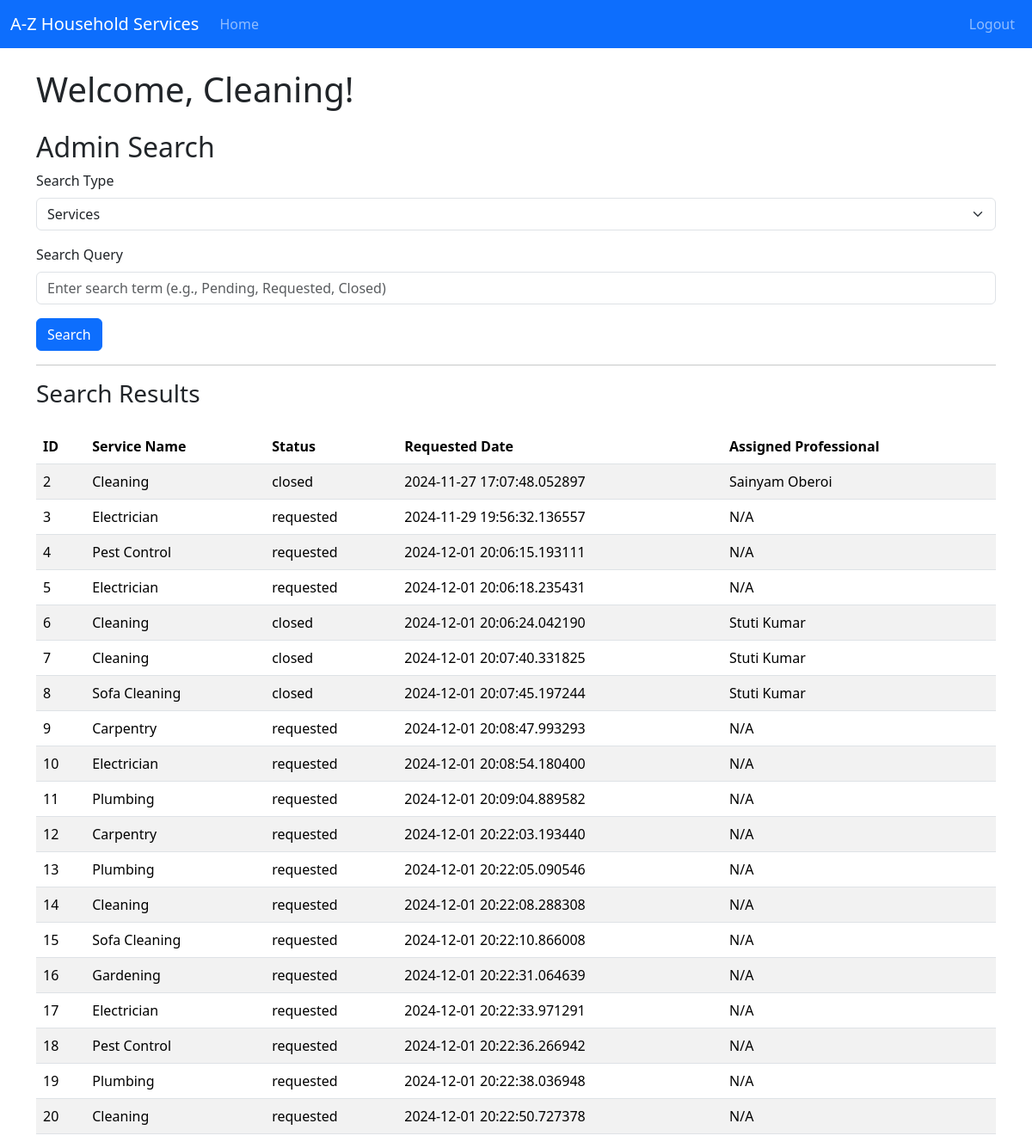
The app's page /admin/search/Cleaning (signed in), older data.
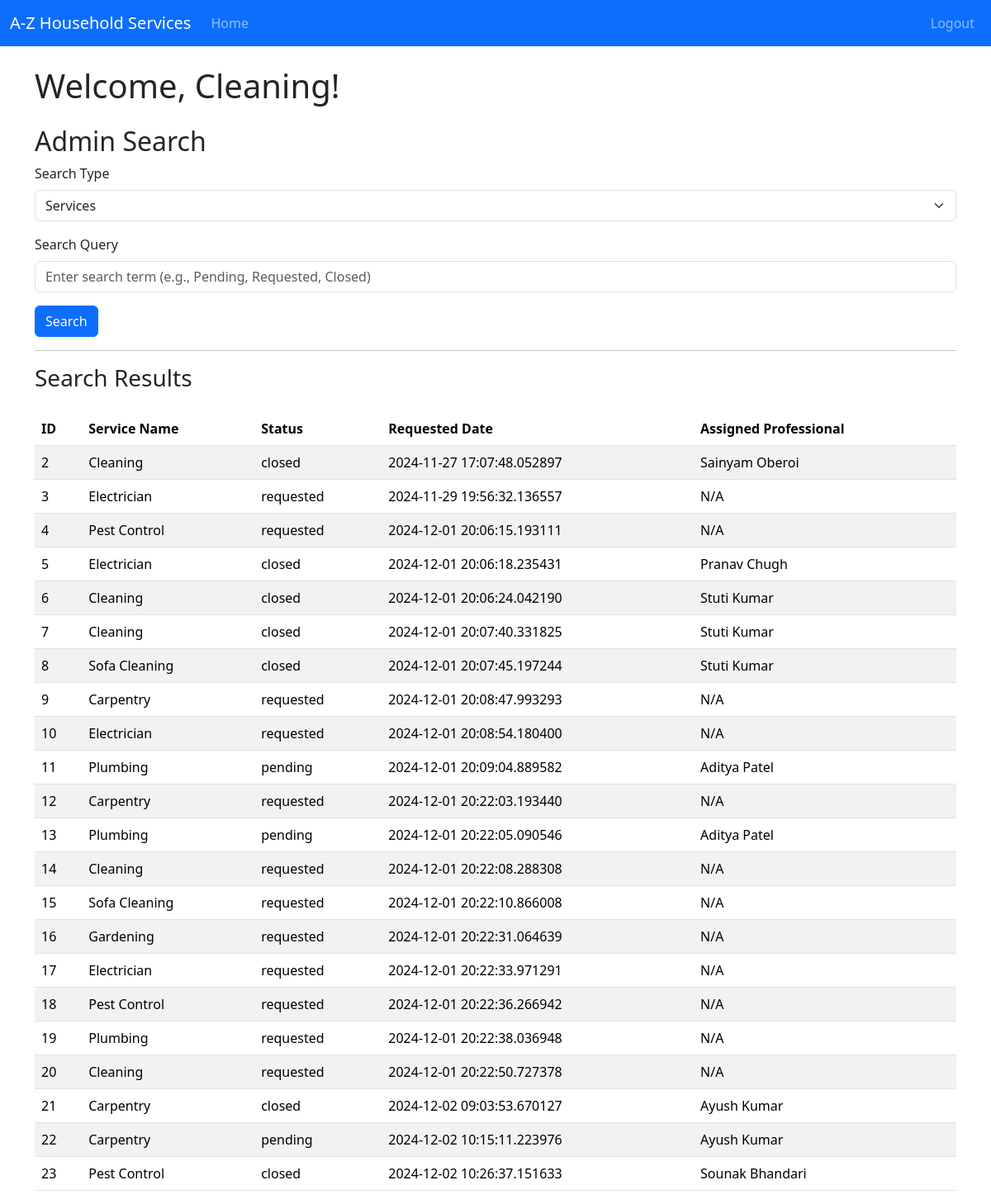
The same page, newer data.
### backend/models.py (models this page shows)
class ServiceRequest(db.Model):
    __tablename__ = 'service_requests'
    id = db.Column(db.Integer, primary_key=True)
    user_id = db.Column(db.Integer, db.ForeignKey('user.id'), nullable=False)
    professional_id = db.Column(db.Integer, db.ForeignKey('professional.id'), nullable=True)
    service_id = db.Column(db.Integer, db.ForeignKey('service.id'), nullable=False)
    date_of_request = db.Column(db.DateTime, nullable=False)
    date_of_completion = db.Column(db.DateTime)
    service_status = db.Column(db.String(20), nullable=False)  # 'requested', 'pending' , 'closed',
    rating = db.Column(db.Integer)  # out of 5
    remarks = db.Column(db.Text)

class Service(db.Model):
    __tablename__ = 'service'
    id = db.Column(db.Integer, primary_key=True)
    name = db.Column(db.String(100), nullable=False)
    price = db.Column(db.Float, nullable=False)
    duration = db.Column(db.Integer, nullable=False)  # in minutes
    description = db.Column(db.Text, nullable=False)
    service_requests = db.relationship('ServiceRequest', cascade="all,delete", backref='service', lazy='dynamic')

class Professional(db.Model):
    __tablename__ = 'professional'
    id = db.Column(db.Integer, primary_key=True)
    email = db.Column(db.String(120), unique=True, nullable=False)
    password = db.Column(db.String(120), nullable=False)
    role = db.Column(db.Integer, default=2)   #1 for customer, 2 for professional, 3 for admin
    full_name = db.Column(db.String(100), nullable=False)
    service_name = db.Column(db.String(100), nullable=False)
    experience = db.Column(db.Integer, nullable=False)
    uploaded_documents = db.Column(db.String(255))  # Stores file path or URL
    address = db.Column(db.String(255), nullable=False)
    pincode = db.Column(db.Integer, nullable=False)
    status = db.Column(db.String(10), nullable=False, default='pending') # for approval of admin
    service_requests = db.relationship('ServiceRequest',cascade="all,delete", backref='professional', lazy='dynamic') #relationship: professionals can access its service requests

### backend/controllers.py (the view, shortened to what this page needs)
@app.route('/admin/search/<name>', methods=['GET'])
def admin_search(name):
    search_type = request.args.get('search_type', 'services')  # 'services'by default |  these are the search parameters eg: ?search_type=services&query=
    query_term = request.args.get('query', '').strip()  #  empty string by default
    results = []  # Initialising
    if search_type == 'services':
        service_query = ServiceRequest.query.join(Service)   # ServiceRequest inner join with Service
        if query_term.lower() in ['pending', 'requested', 'closed']:  # filter by service status | .lower converts into lowercase
            service_query = service_query.filter(ServiceRequest.service_status.ilike(query_term))   #ilike is case insensitive while like is case sensitive
        elif query_term:  # filter by service name
            service_query = service_query.filter(Service.name.ilike(f'%{query_term}%'))
        results = service_query.all()    #returns all services if no search query is given
    return render_template('admin_search.html', name=name, search_type=search_type, query=query_term, results=results)   #results are passed as parameters

### templates/admin_search.html (shortened to what this page needs)
{% extends "base_dashboard.html" %}
{% block dashboard_content %}
<h1 class="mb-4">Welcome, {{ name }}!</h1>
<h2>Admin Search</h2>
<form action="{{ url_for('admin_search', name=name) }}" method="GET">
    <div class="mb-3">
        <label for="searchType" class="form-label">Search Type</label>
        <select id="searchType" name="search_type" class="form-select">
            <option value="services" {% if search_type == 'services' %}selected{% endif %}>Services</option>
        </select>
    </div>
    <div class="mb-3">
        <label for="searchQuery" class="form-label">Search Query</label>
        <input type="text" class="form-control" id="searchQuery" name="query" placeholder="Enter search term (e.g., Pending, Requested, Closed)" value="{{ query }}">
    </div>
    <button type="submit" class="btn btn-primary">Search</button>
</form>
<hr>
<h3>Search Results</h3>
{% if results %}
    <table class="table table-striped mt-4">
        <thead>
            <tr>
                {% if search_type == 'services' %}
                <th>ID</th>
                <th>Service Name</th>
                <th>Status</th>
                <th>Requested Date</th>
                <th>Assigned Professional</th>
                {% elif search_type == 'customers' %}
                <th>ID</th>
                <th>Full Name</th>
                <th>Email</th>
                <th>Address</th>
                {% elif search_type == 'professionals' %}
                <th>ID</th>
                <th>Name</th>
                <th>Service</th>
                <th>Experience</th>
                {% endif %}
            </tr>
        </thead>
        <tbody>
            {% for result in results %}
            <tr>
                {% if search_type == 'services' %}
                <td>{{ result.id }}</td>
                <td>{{ result.service.name }}</td>
                <td>{{ result.service_status }}</td>
                <td>{{ result.date_of_request }}</td>
                <td>{{ result.professional.full_name if result.professional else 'N/A' }}</td>
                {% elif search_type == 'customers' %}
                <td>{{ result.id }}</td>
                <td>{{ result.full_name }}</td>
                <td>{{ result.email }}</td>
                <td>{{ result.address }}</td>
                {% elif search_type == 'professionals' %}
                <td>{{ result.id }}</td>
                <td>{{ result.full_name }}</td>
                <td>{{ result.service_name }}</td>
                <td>{{ result.experience }}</td>
                {% endif %}
            </tr>
            {% endfor %}
        </tbody>
    </table>
{% else %}
    <p>No results found for the given search criteria.</p>
{% endif %}
{% endblock %}

Row changes from the older to the newer data that the page shows:
changed ServiceRequest id 5: service_status "requested" → "closed"; professional "N/A" → "Pranav Chugh"
changed ServiceRequest id 11: service_status "requested" → "pending"; professional "N/A" → "Aditya Patel"
changed ServiceRequest id 13: service_status "requested" → "pending"; professional "N/A" → "Aditya Patel"
added ServiceRequest: id "21", service.name "Carpentry", service_status "closed", date_of_request "2024-12-02 09:03:53.670127", professional "Ayush Kumar"
added ServiceRequest: id "22", service.name "Carpentry", service_status "pending", date_of_request "2024-12-02 10:15:11.223976", professional "Ayush Kumar"
added ServiceRequest: id "23", service.name "Pest Control", service_status "closed", date_of_request "2024-12-02 10:26:37.151633", professional "Sounak Bhandari"
